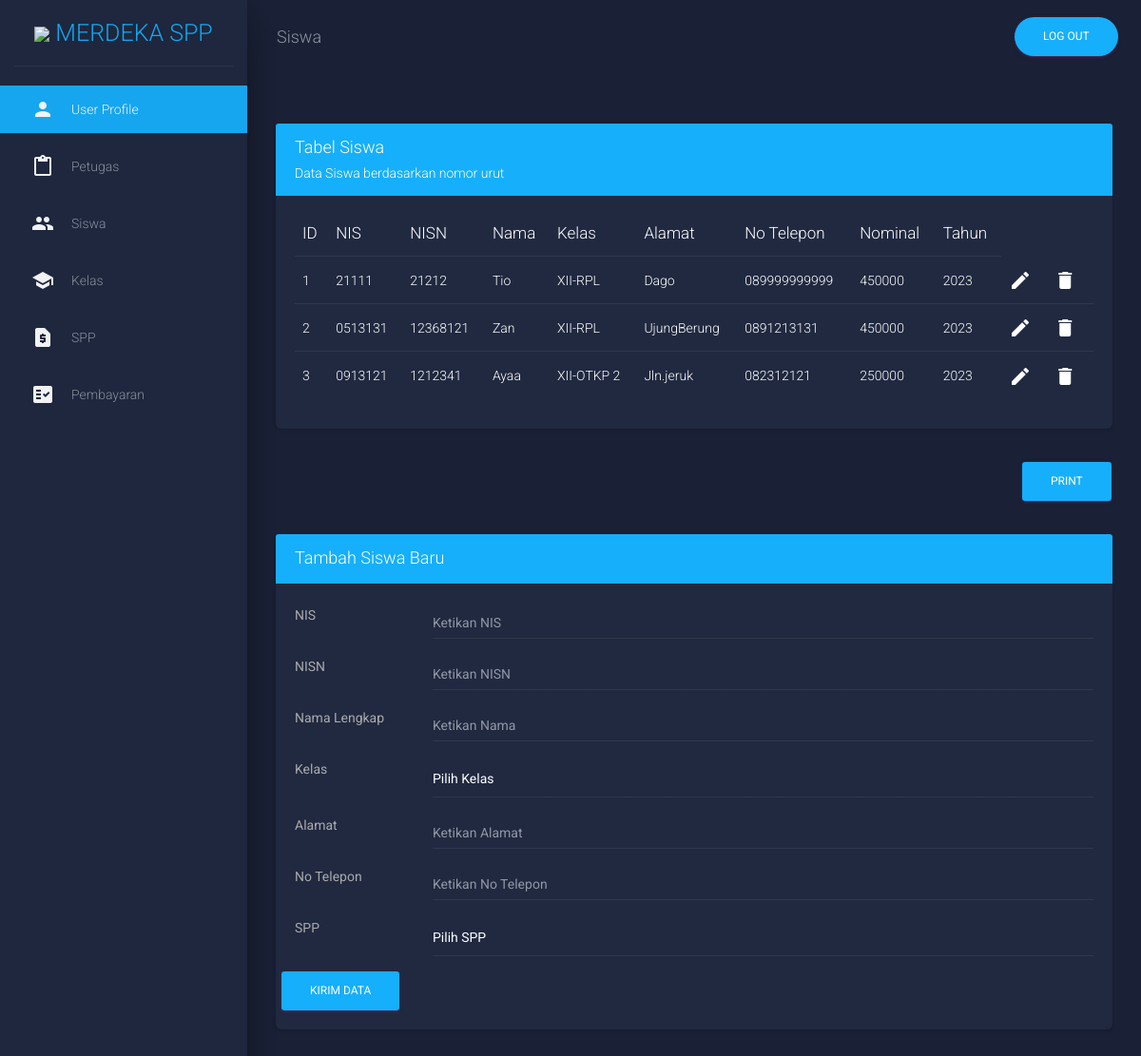
The page /website/view/siswa.php (signed in) on the database its author committed.
### tables this page shows
CREATE TABLE `siswa` (
  `id` int(11) NOT NULL,
  `nis` char(10) NOT NULL,
  `nisn` char(8) NOT NULL,
  `nama` varchar(35) NOT NULL,
  `kelas` varchar(25) NOT NULL,
  `alamat` text NOT NULL,
  `no_telp` varchar(13) NOT NULL,
  `id_spp` int(11) DEFAULT NULL
);

CREATE TABLE `spp` (
  `id_spp` int(11) NOT NULL,
  `tahun` int(11) NOT NULL,
  `nominal` int(11) NOT NULL
);

### website/view/Siswa.php (the view, shortened to what this page needs)
<!DOCTYPE html>
<html lang="en">
<head>
  <link rel="stylesheet" href="https://maxcdn.bootstrapcdn.com/font-awesome/latest/css/font-awesome.min.css">
  <link href="../assets/css/material-dashboards.css?v=2.1.0" rel="stylesheet" />
  <link href="../assets/demo/demo.css" rel="stylesheet" />
</head>
<body class="dark-edition">
  <div class="wrapper ">
    <div class="sidebar" data-color="purple" data-background-color="black">
    <?php
      include('logo.php');
      ?>
      <div class="sidebar-wrapper">
        <?php include('sidebar.php') ?>
      </div>
    </div>
    <div class="main-panel">
      <nav class="navbar navbar-expand-lg navbar-transparent navbar-absolute fixed-top " id="navigation-example">
        <div class="container-fluid">
          <div class="navbar-wrapper">
            <a class="navbar-brand" href="javascript:void(0)">Siswa</a>
          </div>
          <div class="collapse navbar-collapse justify-content-end">
            <ul class="navbar-nav">
              <li class="">
                <a class="nav-link" href="../../login/login.php">
                  <button style="background-color: #16affb;" class="btn btn-primary btn-round">Log Out</button>
                </a>
              </li>
            </ul>
          </div>
        </div>
      </nav>
      <div class="content">
        <div class="container-fluid">
          <div class="row">
            <div class="col-md-12">
              <div class="card">
              <div style="background-color: #16affb;" class="card-header">
                  <h4 class="card-title text-white ">Tabel Siswa</h4>
                  <p class="card-category text-white"> Data Siswa berdasarkan nomor urut</p>
                </div>
                <div class="card-body">
                  <div class="table-responsive">
                    <table class="table" id="tblToExcl">
                      <thead class=" text-primary">
                        <th>
                          ID
                        </th>
                        <th>
                          NIS
                        </th>
                        <th>
                          NISN
                        </th>
                        <th>
                          Nama
                        </th>
                        <th>
                          Kelas
                        </th>
                        <th>
                          Alamat
                        </th>
                        <th>
                          No Telepon
                        </th>
                        <th>
                          Nominal
                        </th>
                        <th>
                          Tahun
                        </th>
                      </thead>
                      <tbody>
                        <?php
                        include 'koneksi.php';
                        $no = 1;
                        $data = mysqli_query($koneksi, "select * from siswa as a LEFT JOIN spp as b ON a.id_spp = b.id_spp");
                        while ($d = mysqli_fetch_array($data)) {
                        ?>
                          <tr>
                          <td><?php echo $no++ ?></td>
                            <td><?php echo $d['nis']; ?></td>
                            <td><?php echo $d['nisn']; ?></td>
                            <td><?php echo $d['nama']; ?></td>
                            <td><?php echo $d['kelas']; ?></td>
                            <td><?php echo $d['alamat']; ?></td>
                            <td><?php echo $d['no_telp']; ?></td>
                            <td><?php echo $d['nominal']; ?></td>
                            <td><?php echo $d['tahun']; ?></td>
                            <td>
                              <a href="siswa_edit.php?id=<?php echo $d['id']; ?>"> <i class="material-icons text-white">mode_edit</i> </a>
                              <a style="margin-left:20px;" href="siswadlt.php?id=<?php echo $d['id']; ?>"> <i class="material-icons text-white">delete</i></a>
                            </td>
                          </tr>
                             <?php
                        }
                        ?>
                      </tbody>
                    </table>
                  </div>
                </div>
              </div>
              <a href="print_siswa.php" target="_blank"><button style="background-color: #16affb;" class="btn btn-primary pull-right">Print</button></a>
            </div>
            <div class="col-md-12">
              <div class="card ">
              <div style="background-color: #16affb;" class="card-header">
                  <div class="card-text">
                    <h4 class="card-title" style="color: white;">Tambah Siswa Baru</h4>
                  </div>
                </div>
                <div class="card-body ">
                  <form method="POST" action="siswainput.php" class="form-horizontal" autocomplete="off">
                    <div class="row">
                      <label class="col-sm-2 col-form-label">NIS</label>
                      <div class="col-sm-10">
                        <div class="form-group">
                          <input type="text" name="nis" class="form-control" placeholder="Ketikan NIS">
                        </div>
                      </div>
                    </div>
                    <div class="row">
                      <label class="col-sm-2 col-form-label">NISN</label>
                      <div class="col-sm-10">
                        <div class="form-group">
                          <input type="text" name="nisn" class="form-control" placeholder="Ketikan NISN">
                        </div>
                      </div>
                    </div>
                    <div class="row">
                      <label class="col-sm-2 col-form-label">Nama Lengkap</label>
                      <div class="col-sm-10">
                        <div class="form-group">
                          <input type="text" name="nama" class="form-control" placeholder="Ketikan Nama">
                        </div>
                      </div>
                    </div>
                    <div class="row">
                      <label class="col-sm-2 col-form-label">Kelas</label>
                      <div class="col-sm-10">
                        <div class="form-group">
                          <select class="form-control" name="kelas" id="exampleFormControlSelect1">
                            <option style="color: black;">Pilih Kelas</option>
                          </select>
                        </div>
                      </div>
                    </div>
                    <div class="row">
                      <label class="col-sm-2 col-form-label">Alamat</label>
                      <div class="col-sm-10">
                        <div class="form-group">
                          <input type="text" class="form-control" name="alamat" placeholder="Ketikan Alamat">
                        </div>
                      </div>
                    </div>
                    <div class="row">
                      <label class="col-sm-2 col-form-label">No Telepon</label>
                      <div class="col-sm-10">
                        <div class="form-group">
                          <input type="text" class="form-control" name="no_telp" placeholder="Ketikan No Telepon">
                        </div>
                      </div>
                    </div>
                    <div class="row">
                      <label class="col-sm-2 col-form-label">SPP</label>
                      <div class="col-sm-10">
                        <div class="form-group">
                          <select class="form-control" name="id_spp" id="exampleFormControlSelect1">
                            <option style="color: black;">Pilih SPP</option>
                          </select>
                        </div>
                      </div>
                    <button style="background-color: #16affb;" type="submit" class="btn btn-primary pull-right">Kirim Data</button>
                  </form>
                </div>
              </div>
            </div>
          </div>
        </div>
      </div>
    </div>
  </div>
</body>
</html>

### rows shown on the page
siswa: nis "21111", nisn "21212", nama "Tio", kelas "XII-RPL", alamat "Dago", no_telp "089999999999", id_spp.nominal "450000", id_spp.tahun "2023"
siswa: nis "0513131", nisn "12368121", nama "Zan", kelas "XII-RPL", alamat "UjungBerung", no_telp "0891213131", id_spp.nominal "450000", id_spp.tahun "2023"
siswa: nis "0913121", nisn "1212341", nama "Ayaa", kelas "XII-OTKP 2", alamat "Jln.jeruk", no_telp "082312121", id_spp.nominal "250000", id_spp.tahun "2023"
